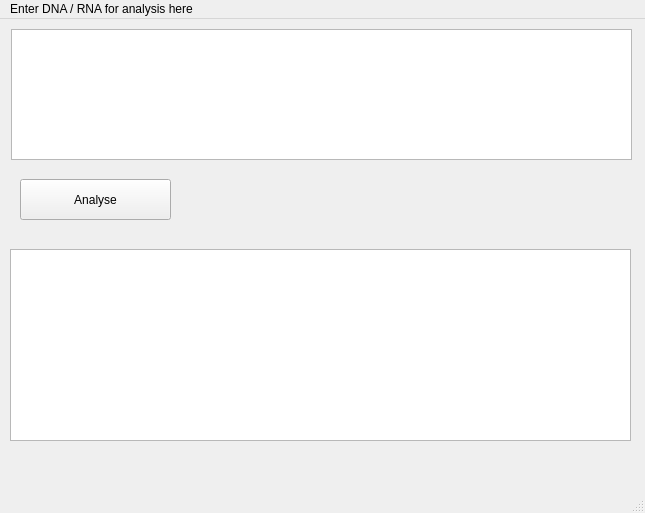
<?xml version="1.0" encoding="UTF-8"?>
<ui version="4.0">
 <class>MainWindow</class>
 <widget class="QMainWindow" name="MainWindow">
  <property name="geometry">
   <rect>
    <x>0</x>
    <y>0</y>
    <width>645</width>
    <height>513</height>
   </rect>
  </property>
  <property name="windowTitle">
   <string>DNA Engine</string>
  </property>
  <widget class="QWidget" name="centralwidget">
   <widget class="QTextBrowser" name="textBrowser">
    <property name="geometry">
     <rect>
      <x>10</x>
      <y>230</y>
      <width>621</width>
      <height>192</height>
     </rect>
    </property>
   </widget>
   <widget class="QTextEdit" name="textEdit">
    <property name="geometry">
     <rect>
      <x>11</x>
      <y>10</y>
      <width>621</width>
      <height>131</height>
     </rect>
    </property>
   </widget>
   <widget class="QPushButton" name="pushButton">
    <property name="geometry">
     <rect>
      <x>20</x>
      <y>160</y>
      <width>151</width>
      <height>41</height>
     </rect>
    </property>
    <property name="text">
     <string>Analyse</string>
    </property>
   </widget>
  </widget>
  <widget class="QMenuBar" name="menubar">
   <property name="geometry">
    <rect>
     <x>0</x>
     <y>0</y>
     <width>645</width>
     <height>21</height>
    </rect>
   </property>
   <widget class="QMenu" name="menuEnter_DNA_RNA_for_analysis_here">
    <property name="title">
     <string>Enter DNA / RNA for analysis here</string>
    </property>
   </widget>
   <addaction name="menuEnter_DNA_RNA_for_analysis_here"/>
  </widget>
  <widget class="QStatusBar" name="statusbar"/>
 </widget>
 <resources/>
 <connections/>
</ui>
